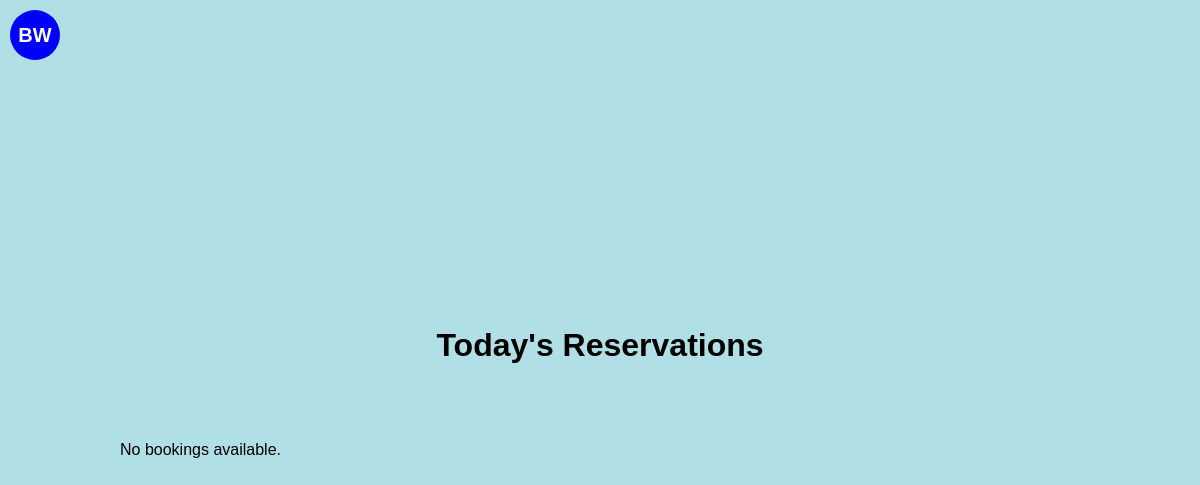
/, run on an earlier commit of the app's database.
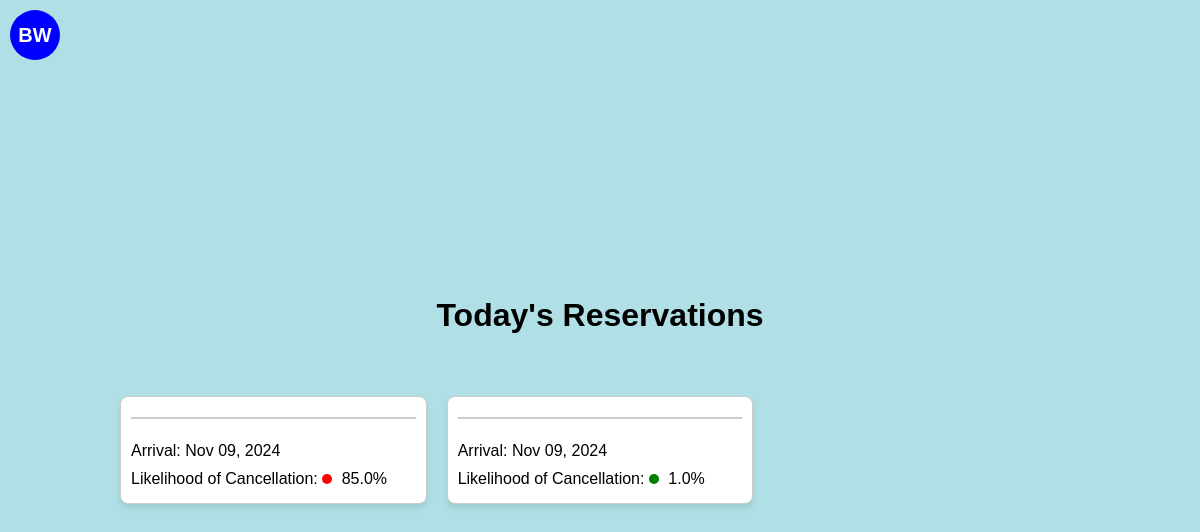
And on a later commit of the database.
### cancellationPredictor/models.py (models this page shows, shortened)
class Booking(models.Model):
    month_of_booking = models.IntegerField()
    day_of_booking = models.IntegerField()
    weekday_of_booking = models.IntegerField()
    month_of_arrival = models.IntegerField()
    day_of_arrival = models.IntegerField()
    weekday_of_arrival = models.IntegerField()
    num_of_nights = models.IntegerField()
    is_repeated_guest = models.BooleanField()
    previous_stays = models.IntegerField()
    previous_cancellations = models.IntegerField()
    booking_to_arrival_duration = models.IntegerField()
    rate = models.DecimalField(max_digits=10, decimal_places=2)  # Assuming 'Rate' needs to handle decimals
    override = models.DecimalField(max_digits=10, decimal_places=2)  # Assuming 'Override' is a monetary value
    probability = models.DecimalField(max_digits=10, decimal_places=6)  # Storing probabilities with precision
    prediction = models.BooleanField()  # Assuming prediction is a binary outcome (True/False)
    guest_name = models.TextField()  # Adjust max_length as needed
    date_booking_made = models.DateField()
    scheduled_arrival = models.DateField()

### cancellationPredictor/views.py (the view)
# urls.py: path('', BookingListView.as_view(), name='booking-list'),
class BookingListView(ListView):
    model = Booking
    template_name = 'cancellationPredictor/booking_list.html'
    context_object_name = 'bookings'
    def get_queryset(self):
        today = timezone.localdate()
        today_arrivals = Booking.objects.filter(scheduled_arrival=today)
        fake = Faker()  # Create a Faker generator instance
        for booking in today_arrivals:
            booking.guest_name = fake.name()
        return today_arrivals

### cancellationPredictor/templatetags/custom_filters.py (called while the page is built)
@register.filter(name='multiply')
def multiply(value, arg):
    try:
        return float(value) * float(arg)
    except (ValueError, TypeError):
        return ''  # You might choose to handle the error differently.

### templates/cancellationPredictor/booking_list.html (shortened to what this page needs)
{% load custom_filters %}
<!DOCTYPE html>
<html>
<head>
</head>
<body>
    <div id="logo">BW</div>
    <h1>Today's Reservations</h1>
    <div class="grid-container">
        {% for booking in bookings %}
        <div class="card">
            <h3>{{ booking.guest_name }}</h3>
            <p>Arrival: {{ booking.scheduled_arrival|date:"M d, Y" }}</p>
            <p>Likelihood of Cancellation:
                <span class="probability-circle" style="background-color:
                    {% if booking.probability|multiply:100 < 25 %}
                        green
                    {% elif booking.probability|multiply:100 < 50 %}
                        yellowgreen
                    {% elif booking.probability|multiply:100 < 75 %}
                        yellow
                    {% else %}
                        red
                    {% endif %};
                "></span>
                {{ booking.probability|floatformat:2|multiply:100 }}%
            </p>
        </div>
        {% empty %}
        <p>No bookings available.</p>
        {% endfor %}
    </div>
</body>
</html>

### templates/cancellationPredictor/booking_list.html (style rules this page uses)
body { display: flex; flex-direction: column; align-items: center; justify-content: center; min-height: 100vh; margin: 0; font-family: Arial, sans-serif; background-color: #B0E0E6; }
#logo { position: absolute; top: 10px; left: 10px; width: 50px; height: 50px; background-color: #0000FF; border-radius: 50%; display: flex; justify-content: center; align-items: center; color: white; font-weight: bold; font-size: 20px; }
.grid-container { display: grid; grid-template-columns: repeat(auto-fill, minmax(250px, 1fr)); grid-gap: 20px; padding: 20px; width: 80%; max-width: 1000px; margin-top: 20px; }
.card { background-color: #FFFFFF; border: 1px solid #ccc; border-radius: 8px; box-shadow: 0 4px 6px rgba(0,0,0,0.1); padding: 10px; display: flex; flex-direction: column; justify-content: space-between; }
.card h3 { margin-top: 0; color: #333; border-bottom: 2px solid #ccc; padding-bottom: 10px; }
.card p { margin: 5px 0; }
.probability-circle { height: 10px; width: 10px; border-radius: 50%; display: inline-block; margin-right: 5px; }

What changed in the data, as far as the page shows it:
added Booking: scheduled_arrival "Nov 09, 2024", probability|multiply "85.0"
added Booking: scheduled_arrival "Nov 09, 2024", probability|multiply "1.0"
Also different on the page:
text no longer shown: "No bookings available."
